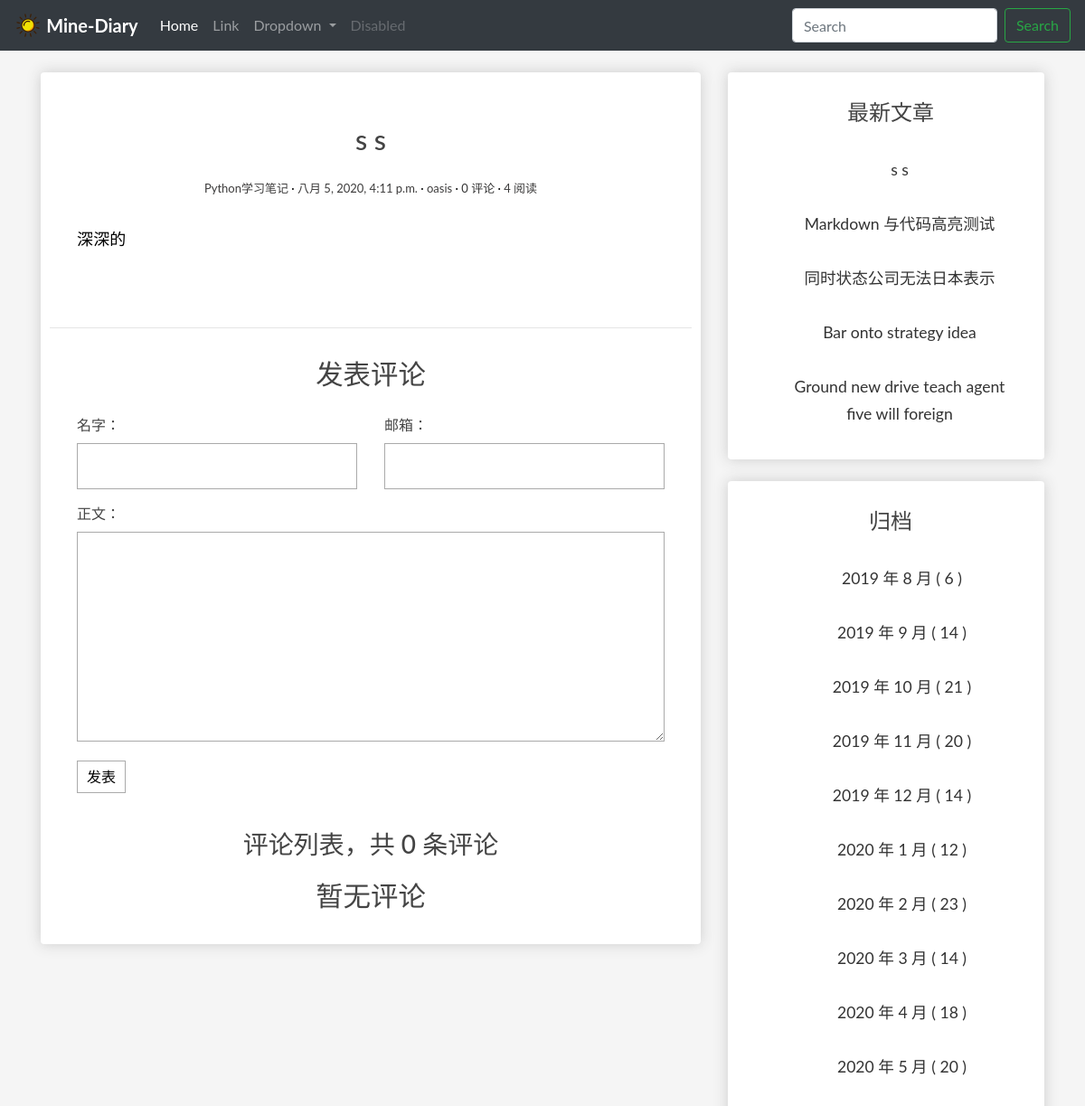
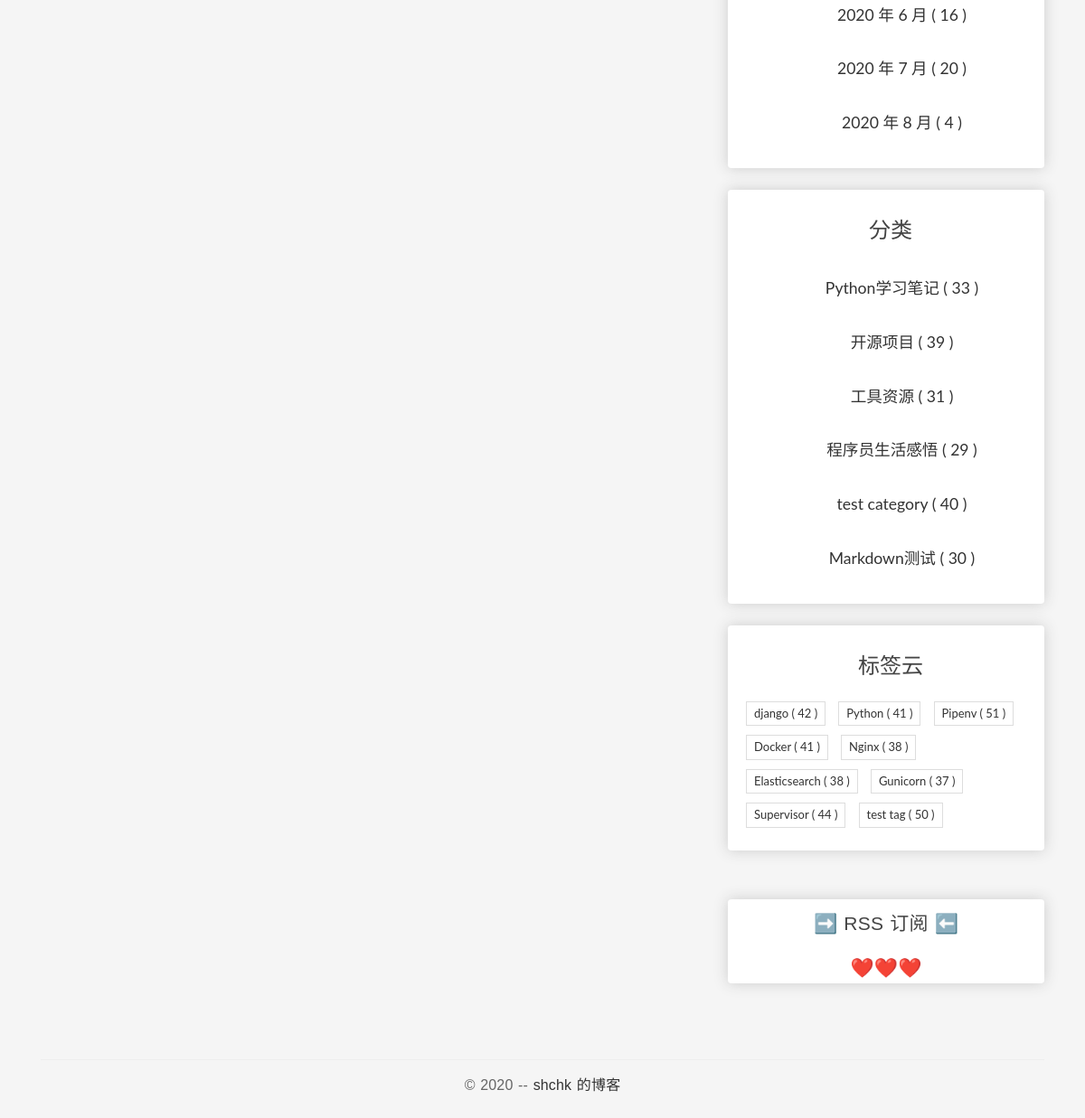
The page /blogs/206/ on the database its author committed (2 pictures, top to bottom).
### blog/models.py (models this page shows, shortened)
class Post(models.Model):
    author = models.ForeignKey(
        User, verbose_name='作者', on_delete=models.CASCADE)
    title = models.CharField('标题', max_length=100)
    body = models.TextField('正文')
    created_time = models.DateTimeField('创建时间', default=timezone.now)
    modified_time = models.DateTimeField('修改时间')
    excerpt = models.CharField('摘要', max_length=100, blank=True)
    categories = models.ForeignKey(
        Category, verbose_name='归档', on_delete=models.CASCADE)
    tags = models.ManyToManyField(Tag, verbose_name='标签', blank=True)
    views = models.PositiveIntegerField('浏览量', default=0, editable=False)
    def increase_views(self):
        self.views += 1
        self.save(update_fields=['views'])
    def save(self, *args, **kwargs):
        self.modified_time = timezone.now()
        md = markdown.Markdown(extensions=[
            'markdown.extensions.extra',
            'markdown.extensions.codehilite',
        ])
        self.excerpt = strip_tags(md.convert(self.body))[:50]
        super().save(*args, **kwargs)
    def get_absolute_url(self):
        return reverse('blog:detail', kwargs={'pk': self.pk})
    @cached_property
    def rich_content(self):
        return generate_rich_content(self.body)
    @property
    def toc(self):
        return self.rich_content.get('toc', '')
    @property
    def body_html(self):
        return self.rich_content.get('content', '')
    class Meta:
        verbose_name = '文章'
        verbose_name_plural = verbose_name
        ordering = ['-created_time']

class Category(models.Model):
    name = models.CharField(max_length=100)
    class Meta:
        verbose_name = '分类'
        verbose_name_plural = verbose_name

class Tag(models.Model):
    name = models.CharField(max_length=100)
    class Meta:
        verbose_name = '标签'
        verbose_name_plural = verbose_name

### blog/views.py (the view)
# urls.py: path('blogs/<int:pk>/', PostDetailView.as_view(), name='detail'),
class PostDetailView(DetailView):
    model = Post
    template_name = 'blog/detail.html'
    context_object_name = 'post'
    def get(self, request, *args, **kwargs):
        HttpResponse = super(PostDetailView, self).get(
            request, *args, **kwargs)
        self.object.increase_views()
        return HttpResponse

### comments/forms.py
class CommentForm(forms.ModelForm):
    class Meta:
        model = Comment
        fields = ['name', 'email', 'text']

### blog/models.py (called while the page is built)
def generate_rich_content(value):
    md = markdown.Markdown(
        extensions=[
            "markdown.extensions.extra",
            "markdown.extensions.codehilite",
            TocExtension(slugify=slugify),
        ]
    )
    content = md.convert(value)
    m = re.search(r'<div class="toc">\s*<ul>(.*)</ul>\s*</div>', md.toc, re.S)
    toc = m.group(1) if m is not None else ""
    return {"content": content, "toc": toc}

### blog/templatetags/blog_extras.py (called while the page is built)
@register.inclusion_tag('blog/inclusions/_recent_posts.html', takes_context=True)
def show_recent_posts(context, num=5):
    return {
        'recent_post_list': Post.objects.all().order_by('-created_time')[:num],
    }

@register.inclusion_tag('blog/inclusions/_archives.html', takes_context=True)
def show_archives(context):
    date_list = Post.objects.annotate(year=ExtractYear('created_time'), month=ExtractMonth(
        'created_time')).values('year', 'month').order_by('year', 'month').annotate(num_posts=Count('id'))
    return {
        'date_list': date_list
    }

@register.inclusion_tag('blog/inclusions/_categories.html', takes_context=True)
def show_categories(context):
    category_list = Category.objects.annotate(
        num_posts=Count('post')).filter(num_posts__gt=0)
    return {
        'category_list': category_list
    }

@register.inclusion_tag('blog/inclusions/_tags.html', takes_context=True)
def show_tags(context):
    tag_list = Tag.objects.annotate(
        num_posts=Count('post')).filter(num_posts__gt=0)
    return {
        'tag_list': tag_list
    }

### comments/templatetags/comments_extras.py (called while the page is built)
@register.inclusion_tag('comments/inclusions/_form.html', takes_context=True)
def show_comment_form(context, post, form=None):
    if form is None:
        form = CommentForm()
    return {
        'post': post,
        'form': form
    }

@register.inclusion_tag('comments/inclusions/_list.html', takes_context=True)
def show_comments(context, post):
    comment_list = post.comment_set.all()
    comment_count = comment_list.count()
    return {
        'comment_list': comment_list,
        'comment_count': comment_count
    }

### blog/templates/blog/detail.html (shortened to what this page needs)
{% extends 'base.html' %}
{% load comments_extras %}
{% block main %}
  <div class="box-element">
    <article class="post post-{{ post.pk }}">
    <header class="entry-header">
        <h1 class="entry-title">{{ post.title }}</h1>
        <div class="entry-meta">
        <span class="post-category"><a>{{ post.categories.name }}</a></span>
        <span class="post-date"><a><time class="entry-date"
                                                    datetime="{{ post.created_time }}">{{ post.created_time }}</time></a></span>
        <span class="post-author"><a>{{ post.author }}</a></span>
        <span class="comments-link"><a href="#comment-area">{{ post.comment_set.count }} 评论</a></span>
        <span class="views-count"><a>{{ post.views }} 阅读</a></span>
        </div>
    </header>
    <div class="entry-content clearfix">
        {{ post.body_html|safe }}
    </div>
    <br>
    <br>
    </article>
    <hr>
    <section class="comment-area" id="comment-area">
      <h3 class="entry-title">发表评论</h3>
      {% show_comment_form post %}
      <div class="comment-list-panel entry-title">
        {% show_comments post %}
      </div>
    </section>
  </div>
{% endblock main %}

### blog/templates/blog/inclusions/_recent_posts.html
<div class="widget widget-recent-posts">
  <h3 class="widget-title entry-title">最新文章</h3>
  <ul>
    {% for post in recent_post_list %}
      <div class="entry-free">
        <li>
            <a href="{{ post.get_absolute_url }}">{{ post.title }}</a>
        </li>
      </div>
    {% empty %}
      暂无文章！
    {% endfor %}
  </ul>
</div>

### blog/templates/blog/inclusions/_categories.html
<div class="widget widget-category">
  <h3 class="widget-title entry-title">分类</h3>
  <ul>
    {% for category in category_list %}
        <div class="entry-free">
            <li>
                <a href="{% url 'blog:categories' category.pk %}">{{ category.name }} <span class="post-count">( {{ category.num_posts }} )</span></a>
            </li>
        </div>
    {% empty %}
      暂无分类！
    {% endfor %}
  </ul>
</div>

### blog/templates/blog/inclusions/_tags.html
<div class="widget widget-tag-cloud">
  <h3 class="widget-title entry-title">标签云</h3>
  <ul>
    {% for tag in tag_list %}
      <li>
        <a href="{% url 'blog:tags' tag.pk %}">{{ tag.name }} <span class="post-count">( {{ tag.num_posts }} )</a>
      </li>
    {% empty %}
      暂无标签！
    {% endfor %}
  </ul>
</div>

### blog/static/blog/css/main.css (style rules this page uses)
body { background-color: whitesmoke; }
.box-element { box-shadow: hsl(0, 0%, 80%) 0 0 16px; background-color: #fff; border-radius: 4px; padding: 10px; }
.entry-free { text-align: center; font-size: 1.1em; margin-bottom: 20px; line-height: 1.6; padding: 10px 20px 0; }
* { outline: none; }
h1, h2, h3, h4, h5, h6 { margin-top: 0; }
a { color: #333; }
body { color: #444; font-family: 'Lato', sans-serif; }
p { font-family: 'Ubuntu', sans-serif; font-weight: 400; word-spacing: 1px; letter-spacing: 0.01em; }
.post { background: #fff; padding: 30px 30px 0; }
.entry-title { text-align: center; font-size: 1.9em; margin-bottom: 20px; line-height: 1.6; padding: 10px 20px 0; }
.entry-meta { text-align: center; color: #3d3c3c; font-size: 13px; margin-bottom: 30px; }
.entry-content { font-size: 18px; line-height: 1.9; font-weight: 300; color: #000; }
.post-category::after, .post-date::after, .post-author::after, .comments-link::after { content: ' ·'; color: #000; }
.widget { background: #fff; padding: 5px 0 5px 10px; }
.widget-title { font-size: 1.5em; margin-bottom: 20px; line-height: 1.6; padding: 10px 0 0; font-weight: 400; }
.widget-recent-posts ul { padding: 0; margin: 0; padding-left: 20px; }
.widget-recent-posts ul li { list-style-type: none; position: relative; line-height: 170%; margin-bottom: 10px; }
.widget-recent-posts ul li::before { content: '\f3d3'; font-family: "Ionicons"; position: absolute; left: -17px; top: 3px; font-size: 16px; color: #000; }
.widget-category ul { padding: 0; margin: 0; padding-left: 25px; }
.widget-category ul li { list-style-type: none; position: relative; line-height: 170%; margin-bottom: 10px; }
.widget-category ul li::before { content: '\f3fe'; font-family: "Ionicons"; position: absolute; left: -25px; top: 1px; font-size: 18px; color: #000; }
.widget-tag-cloud ul { padding: 0; margin: 0; margin-right: -10px; }
.widget-tag-cloud ul li { list-style-type: none; font-size: 13px; display: inline-block; margin-right: 10px; margin-bottom: 10px; padding: 3px 8px; border: 1px solid #ddd; }
.contact-form input, .comment-form input { border: 1px solid #aaa; margin-bottom: 15px; width: 100%; padding: 15px 15px; font-size: 16px; line-height: 100%; transition: 0.4s border-color linear; }
.contact-form textarea, .comment-form textarea { border: 1px solid #aaa; margin-bottom: 15px; width: 100%; padding: 15px 15px; font-size: 16px; line-height: 20px !important; min-height: 183px; transition: 0.4s border-color linear; }
.comment-area { padding: 0 30px 0; }
.comment-list-panel { margin-top: 30px; }

### rows shown on the page
Post: title "s s", categories.name "Python学习笔记", created_time "八月 5, 2020, 4:11 p.m.", author "oasis", comment_set.count "0", views "4", body_html "深深的"
Post: title "Markdown 与代码高亮测试"
Post: title "同时状态公司无法日本表示"
Post: title "Bar onto strategy idea"
Post: title "Ground new drive teach agent five will foreign"
Category: name "Python学习笔记", num_posts "33"
Category: name "开源项目", num_posts "39"
Category: name "工具资源", num_posts "31"
Category: name "程序员生活感悟", num_posts "29"
Category: name "test category", num_posts "40"
Category: name "Markdown测试", num_posts "30"
Tag: name "django", num_posts "42"
Tag: name "Python", num_posts "41"
Tag: name "Pipenv", num_posts "51"
Tag: name "Docker", num_posts "41"
Tag: name "Nginx", num_posts "38"
Tag: name "Elasticsearch", num_posts "38"
Tag: name "Gunicorn", num_posts "37"
Tag: name "Supervisor", num_posts "44"
Tag: name "test tag", num_posts "50"

### other values the page prints
{{ comment_count }} "0"
{{ date.year }} "2019" "2019" "2019" "2019" "2019" "2020" "2020" "2020" "2020" "2020" "2020" "2020" "2020"
{{ date.month }} "8" "9" "10" "11" "12" "1" "2" "3" "4" "5" "6" "7" "8"
{{ date.num_posts }} "6" "14" "21" "20" "14" "12" "23" "14" "18" "20" "16" "20" "4"
